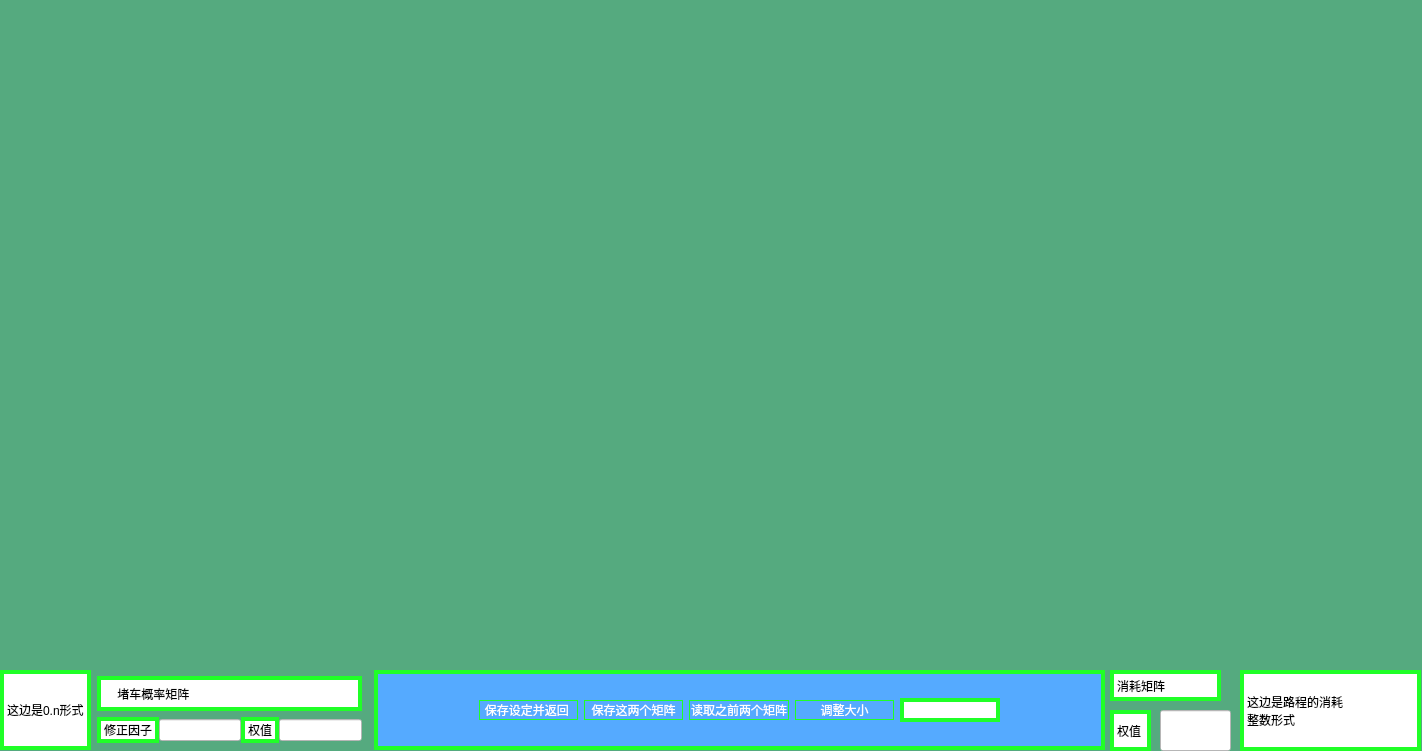
<?xml version="1.0" encoding="UTF-8"?>
<ui version="4.0">
 <class>Form</class>
 <widget class="QWidget" name="Form">
  <property name="geometry">
   <rect>
    <x>0</x>
    <y>0</y>
    <width>1422</width>
    <height>751</height>
   </rect>
  </property>
  <property name="windowTitle">
   <string>Form</string>
  </property>
  <property name="styleSheet">
   <string notr="true">background-color: rgb(85, 170, 127);


</string>
  </property>
  <widget class="QLabel" name="label_2">
   <property name="geometry">
    <rect>
     <x>1110</x>
     <y>670</y>
     <width>111</width>
     <height>31</height>
    </rect>
   </property>
   <property name="styleSheet">
    <string notr="true">border-style:solid;
border-color:rgb(32, 255, 39);
border-width:4px;
background-color: rgb(255, 255, 255);</string>
   </property>
   <property name="text">
    <string>消耗矩阵</string>
   </property>
  </widget>
  <widget class="QLabel" name="label_4">
   <property name="geometry">
    <rect>
     <x>1240</x>
     <y>670</y>
     <width>181</width>
     <height>81</height>
    </rect>
   </property>
   <property name="styleSheet">
    <string notr="true">border-style:solid;
border-color:rgb(32, 255, 39);
border-width:4px;
background-color: rgb(255, 255, 255);</string>
   </property>
   <property name="text">
    <string>这边是路程的消耗
整数形式</string>
   </property>
  </widget>
  <widget class="QLineEdit" name="weight_oil">
   <property name="geometry">
    <rect>
     <x>1160</x>
     <y>710</y>
     <width>71</width>
     <height>41</height>
    </rect>
   </property>
   <property name="styleSheet">
    <string notr="true">background-color: rgb(255, 255, 255);</string>
   </property>
  </widget>
  <widget class="QLabel" name="label_6">
   <property name="geometry">
    <rect>
     <x>1110</x>
     <y>710</y>
     <width>41</width>
     <height>41</height>
    </rect>
   </property>
   <property name="styleSheet">
    <string notr="true">border-style:solid;
border-color:rgb(32, 255, 39);
border-width:4px;
background-color: rgb(255, 255, 255);</string>
   </property>
   <property name="text">
    <string>权值</string>
   </property>
  </widget>
  <widget class="QWidget" name="horizontalLayoutWidget">
   <property name="geometry">
    <rect>
     <x>0</x>
     <y>670</y>
     <width>362</width>
     <height>80</height>
    </rect>
   </property>
   <layout class="QHBoxLayout" name="horizontalLayout">
    <item>
     <widget class="QLabel" name="label_3">
      <property name="styleSheet">
       <string notr="true">border-style:solid;
border-color:rgb(32, 255, 39);
border-width:4px;
background-color: rgb(255, 255, 255);</string>
      </property>
      <property name="text">
       <string>这边是0.n形式</string>
      </property>
     </widget>
    </item>
    <item>
     <widget class="QWidget" name="widget" native="true">
      <layout class="QGridLayout" name="gridLayout">
       <property name="leftMargin">
        <number>0</number>
       </property>
       <property name="topMargin">
        <number>0</number>
       </property>
       <property name="rightMargin">
        <number>0</number>
       </property>
       <property name="bottomMargin">
        <number>0</number>
       </property>
       <property name="spacing">
        <number>0</number>
       </property>
       <item row="2" column="3">
        <widget class="QLineEdit" name="weight_card">
         <property name="styleSheet">
          <string notr="true">background-color: rgb(255, 255, 255);</string>
         </property>
        </widget>
       </item>
       <item row="2" column="2">
        <widget class="QLabel" name="label_5">
         <property name="styleSheet">
          <string notr="true">border-style:solid;
border-color:rgb(32, 255, 39);
border-width:4px;
background-color: rgb(255, 255, 255);</string>
         </property>
         <property name="text">
          <string>权值</string>
         </property>
        </widget>
       </item>
       <item row="0" column="0" colspan="4">
        <widget class="QLabel" name="label">
         <property name="maximumSize">
          <size>
           <width>16777215</width>
           <height>35</height>
          </size>
         </property>
         <property name="styleSheet">
          <string notr="true">border-style:solid;
border-color:rgb(32, 255, 39);
border-width:4px;
background-color: rgb(255, 255, 255);</string>
         </property>
         <property name="text">
          <string>    堵车概率矩阵 </string>
         </property>
        </widget>
       </item>
       <item row="2" column="0">
        <widget class="QLabel" name="label_9">
         <property name="styleSheet">
          <string notr="true">border-style:solid;
border-color:rgb(32, 255, 39);
border-width:4px;
background-color: rgb(255, 255, 255);</string>
         </property>
         <property name="text">
          <string>修正因子</string>
         </property>
        </widget>
       </item>
       <item row="2" column="1">
        <widget class="QLineEdit" name="yiniz">
         <property name="styleSheet">
          <string notr="true">background-color: rgb(255, 255, 255);</string>
         </property>
        </widget>
       </item>
      </layout>
     </widget>
    </item>
   </layout>
  </widget>
  <widget class="QWidget" name="horizontalWidget_2" native="true">
   <property name="geometry">
    <rect>
     <x>374</x>
     <y>670</y>
     <width>731</width>
     <height>80</height>
    </rect>
   </property>
   <property name="styleSheet">
    <string notr="true">border-style:solid;
border-color:rgb(32, 255, 39);
border-width:4px;
background-color: rgb(85, 170, 255);
</string>
   </property>
   <layout class="QHBoxLayout" name="horizontalLayout_2">
    <item>
     <widget class="QLabel" name="label_7">
      <property name="styleSheet">
       <string notr="true">border-right-style:none;</string>
      </property>
      <property name="text">
       <string/>
      </property>
     </widget>
    </item>
    <item>
     <widget class="QPushButton" name="pushButton">
      <property name="styleSheet">
       <string notr="true">border-style:solid;
border-color:rgb(32, 255, 39);
border-width:1px;
background-color: rgb(85, 170, 255);
font: 75 9pt &quot;微软雅黑&quot;;
color: rgb(255, 255, 255);</string>
      </property>
      <property name="text">
       <string> 保存设定并返回  </string>
      </property>
     </widget>
    </item>
    <item>
     <widget class="QPushButton" name="pushButton_2">
      <property name="styleSheet">
       <string notr="true">border-style:solid;
border-color:rgb(32, 255, 39);
border-width:1px;
background-color: rgb(85, 170, 255);
font: 75 9pt &quot;微软雅黑&quot;;
color: rgb(255, 255, 255);</string>
      </property>
      <property name="text">
       <string>保存这两个矩阵</string>
      </property>
     </widget>
    </item>
    <item>
     <widget class="QPushButton" name="pushButton_3">
      <property name="styleSheet">
       <string notr="true">border-style:solid;
border-color:rgb(32, 255, 39);
border-width:1px;
background-color: rgb(85, 170, 255);
font: 75 9pt &quot;微软雅黑&quot;;
color: rgb(255, 255, 255);</string>
      </property>
      <property name="text">
       <string>读取之前两个矩阵</string>
      </property>
     </widget>
    </item>
    <item>
     <widget class="QPushButton" name="pushButton_4">
      <property name="styleSheet">
       <string notr="true">border-style:solid;
border-color:rgb(32, 255, 39);
border-width:1px;
background-color: rgb(85, 170, 255);
font: 75 9pt &quot;微软雅黑&quot;;
color: rgb(255, 255, 255);</string>
      </property>
      <property name="text">
       <string>调整大小</string>
      </property>
     </widget>
    </item>
    <item>
     <widget class="QLineEdit" name="size">
      <property name="maximumSize">
       <size>
        <width>100</width>
        <height>16777215</height>
       </size>
      </property>
      <property name="styleSheet">
       <string notr="true">background-color: rgb(255, 255, 255);</string>
      </property>
     </widget>
    </item>
    <item>
     <widget class="QLabel" name="label_8">
      <property name="styleSheet">
       <string notr="true">border-style:solid;
border-left-style:none;
border-color:rgb(32, 255, 39);
border-width:4px;
background-color: rgb(85, 170, 255);
</string>
      </property>
      <property name="text">
       <string/>
      </property>
     </widget>
    </item>
   </layout>
  </widget>
 </widget>
 <resources/>
 <connections/>
</ui>
